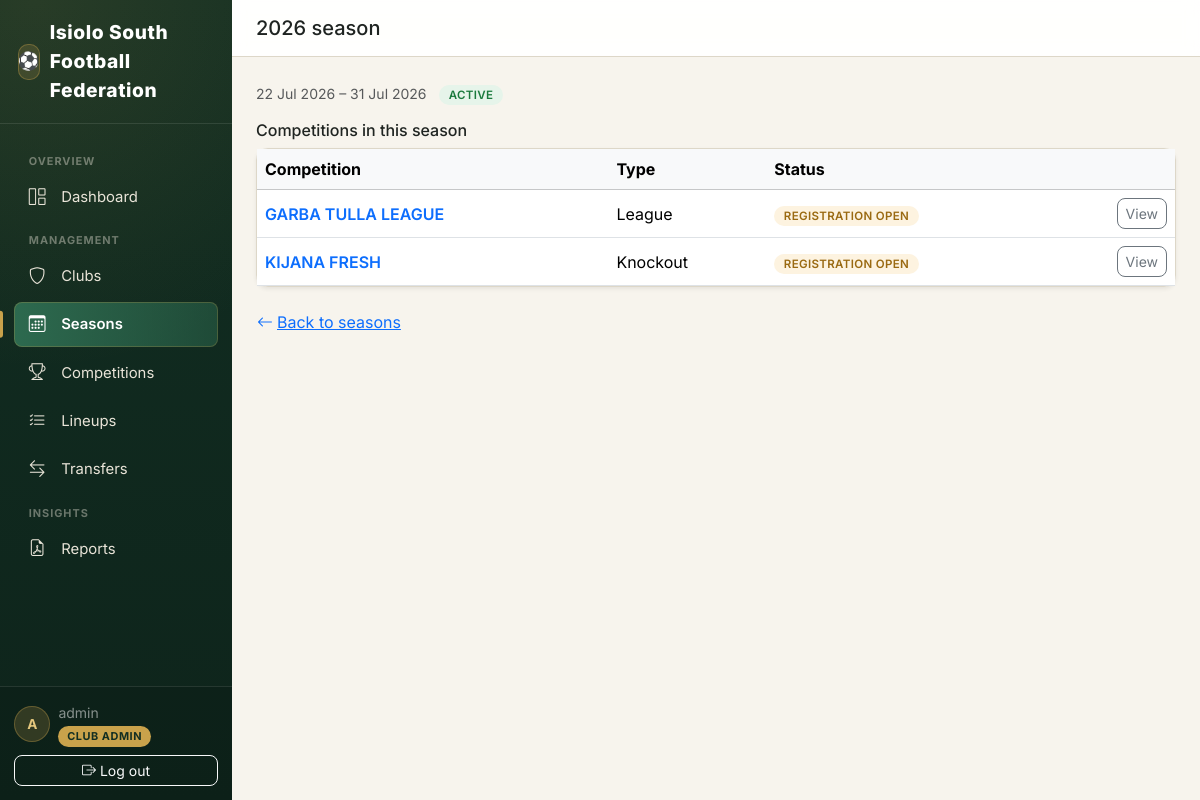
Page /seasons/1/ (signed in) on the committed database.
### accounts/models.py (models this page shows, shortened)
class CustomUser(AbstractUser):
    class Role(models.TextChoices):
        SUPER_ADMIN = "SUPER_ADMIN", "Super Admin"
        SUBCOUNTY_ADMIN = "SUBCOUNTY_ADMIN", "Sub-County Admin"
        CLUB_ADMIN = "CLUB_ADMIN", "Club Admin"
        REFEREE = "REFEREE", "Referee"
    role = models.CharField(
        max_length=20,
        choices=Role.choices,
        default=Role.CLUB_ADMIN,
        help_text="Determines what this user can see and do in FCMS.",
    )
    phone_number = models.CharField(max_length=20, blank=True)
    club = models.ForeignKey(
        "clubs.Club",
        on_delete=models.SET_NULL,
        null=True,
        blank=True,
        related_name="admins",
        help_text="Only set for Club Admin role.",
    )
    @property
    def is_super_admin(self):
        return self.role == self.Role.SUPER_ADMIN
    @property
    def is_subcounty_admin(self):
        return self.role == self.Role.SUBCOUNTY_ADMIN

### seasons/models.py (models this page shows, shortened)
class Season(models.Model):
    name = models.CharField(max_length=100, unique=True, help_text='e.g. "2026 Season"')
    start_date = models.DateField()
    end_date = models.DateField(null=True, blank=True)
    is_active = models.BooleanField(
        default=False,
        help_text="Only one season should be active at a time. Used as the default for new fixtures/dashboards.",
    )
    created_at = models.DateTimeField(auto_now_add=True)
    class Meta:
        ordering = ["-start_date"]

### competitions/models.py (models this page shows, shortened)
class Competition(models.Model):
    class CompetitionType(models.TextChoices):
        LEAGUE = "LEAGUE", "League"
        KNOCKOUT = "KNOCKOUT", "Knockout"
        GROUP_KNOCKOUT = "GROUP_KNOCKOUT", "Group + Knockout"
        FRIENDLY = "FRIENDLY", "Friendly"
    class Status(models.TextChoices):
        DRAFT = "DRAFT", "Draft"
        REGISTRATION = "REGISTRATION", "Registration Open"
        ONGOING = "ONGOING", "Ongoing"
        COMPLETED = "COMPLETED", "Completed"
    season = models.ForeignKey(Season, on_delete=models.CASCADE, related_name="competitions")
    name = models.CharField(max_length=150, help_text='e.g. "Garbatulla Sub-County League"')
    competition_type = models.CharField(max_length=20, choices=CompetitionType.choices)
    status = models.CharField(max_length=20, choices=Status.choices, default=Status.DRAFT)
    double_round_robin = models.BooleanField(
        default=False,
        help_text="League only: teams play each other twice (home & away) instead of once.",
    )
    points_win = models.PositiveSmallIntegerField(default=3)
    points_draw = models.PositiveSmallIntegerField(default=1)
    points_loss = models.PositiveSmallIntegerField(default=0)
    two_legged_ties = models.BooleanField(
        default=False, help_text="Knockout only: each tie is played home & away (aggregate score)."
    )
    extra_time_enabled = models.BooleanField(default=True, help_text="Knockout only.")
    penalties_enabled = models.BooleanField(
        default=True, help_text="Knockout only: penalty shootout if still level after extra time."
    )
    has_third_place_playoff = models.BooleanField(default=False, help_text="Knockout only.")
    teams_qualifying_per_group = models.PositiveSmallIntegerField(
        default=2,
        help_text="Group + Knockout only: how many teams from each group advance to the knockout stage.",
    )
    created_at = models.DateTimeField(auto_now_add=True)
    class Meta:
        ordering = ["-created_at"]
        unique_together = ("season", "name")

### seasons/views.py (the view)
# urls.py: path("<int:pk>/", views.season_detail, name="detail"),
@login_required
def season_detail(request, pk):
    season = get_object_or_404(Season, pk=pk)
    competitions = season.competitions.all()
    return render(request, "seasons/season_detail.html", {"season": season, "competitions": competitions})

### seasons/templates/seasons/season_detail.html (shortened to what this page needs)
{% extends "base.html" %}
{% block page_title %}{{ season.name }}{% endblock %}
{% block content %}
<div class="d-flex justify-content-between align-items-start mb-3">
    <div>
        <span class="text-muted small">{{ season.start_date|date:"d M Y" }} – {{ season.end_date|date:"d M Y"|default:"ongoing" }}</span>
        {% if season.is_active %}<span class="status-pill status-ACTIVE ms-2">Active</span>{% endif %}
    </div>
</div>
<div class="d-flex justify-content-between align-items-center mb-2">
    <h6 class="mb-0">Competitions in this season</h6>
</div>
{% if competitions %}
<div class="card shadow-sm">
    <table class="table table-hover align-middle mb-0">
        <thead class="table-light">
            <tr>
                <th>Competition</th>
                <th>Type</th>
                <th>Status</th>
                <th></th>
            </tr>
        </thead>
        <tbody>
        {% for comp in competitions %}
            <tr>
                <td><a href="{% url 'competitions:detail' comp.pk %}" class="text-decoration-none fw-semibold">{{ comp.name }}</a></td>
                <td>{{ comp.get_competition_type_display }}</td>
                <td><span class="status-pill status-{% if comp.status == 'ONGOING' %}ACTIVE{% elif comp.status == 'COMPLETED' %}INACTIVE{% else %}PENDING{% endif %}">{{ comp.get_status_display }}</span></td>
                <td class="text-end"><a href="{% url 'competitions:detail' comp.pk %}" class="btn btn-sm btn-outline-secondary">View</a></td>
            </tr>
        {% endfor %}
        </tbody>
    </table>
</div>
{% else %}
<div class="card shadow-sm p-4 text-center text-muted">
    No competitions in this season yet.
</div>
{% endif %}
<a href="{% url 'seasons:list' %}" class="btn btn-link mt-3 ps-0">
    <i class="bi bi-arrow-left me-1"></i>Back to seasons
</a>
{% endblock %}

### templates/base.html (shortened to what this page needs)
{% load static %}
<!DOCTYPE html>
<html lang="en">
<head>
    <link href="https://cdnjs.cloudflare.com/ajax/libs/bootstrap/5.3.3/css/bootstrap.min.css" rel="stylesheet">
    <link href="https://cdnjs.cloudflare.com/ajax/libs/bootstrap-icons/1.11.3/font/bootstrap-icons.min.css" rel="stylesheet">
</head>
<body>
<div class="d-flex" style="min-height: 100vh;">
    {% if user.is_authenticated %}
    <nav class="sidebar d-none d-lg-flex">
        <div class="brand">
            <span class="brand-badge">⚽</span> Isiolo South Football Federation
        </div>
        <div class="sidebar-scroll">
            <div class="nav-section-label">Overview</div>
            <ul class="nav nav-pills flex-column gap-1 mb-1">
                <li class="nav-item">
                    <a class="nav-link {% if request.resolver_match.app_name == 'dashboard' %}active{% endif %}" href="{% url 'dashboard:home' %}">
                        <i class="bi bi-grid-1x2 me-2"></i>Dashboard
                    </a>
                </li>
            </ul>
            <div class="nav-section-label">Management</div>
            <ul class="nav nav-pills flex-column gap-1 mb-1">
                <li class="nav-item">
                    <a class="nav-link {% if request.resolver_match.app_name == 'clubs' %}active{% endif %}" href="{% url 'clubs:list' %}">
                        <i class="bi bi-shield me-2"></i>Clubs
                    </a>
                </li>
                <li class="nav-item">
                    <a class="nav-link {% if request.resolver_match.app_name == 'seasons' %}active{% endif %}" href="{% url 'seasons:list' %}">
                        <i class="bi bi-calendar3 me-2"></i>Seasons
                    </a>
                </li>
                <li class="nav-item">
                    <a class="nav-link {% if request.resolver_match.app_name == 'competitions' %}active{% endif %}" href="{% url 'competitions:list' %}">
                        <i class="bi bi-trophy me-2"></i>Competitions
                    </a>
                </li>
                <li class="nav-item">
                    <a class="nav-link {% if request.resolver_match.app_name == 'lineups' %}active{% endif %}" href="{% url 'lineups:home' %}">
                        <i class="bi bi-list-check me-2"></i>Lineups
                    </a>
                </li>
                <li class="nav-item">
                    <a class="nav-link {% if request.resolver_match.app_name == 'transfers' %}active{% endif %}" href="{% url 'transfers:dashboard' %}">
                        <i class="bi bi-arrow-left-right me-2"></i>Transfers
                    </a>
                </li>
            </ul>
            <div class="nav-section-label">Insights</div>
            <ul class="nav nav-pills flex-column gap-1">
                <li class="nav-item">
                    <a class="nav-link {% if request.resolver_match.app_name == 'reports' %}active{% endif %}" href="{% url 'reports:home' %}">
                        <i class="bi bi-file-earmark-pdf me-2"></i>Reports
                    </a>
                </li>
            </ul>
        </div>
        <div class="sidebar-footer">
            <div class="d-flex align-items-center gap-2 mb-2">
                <div class="user-avatar">{{ user.get_full_name|default:user.username|slice:":1"|upper }}</div>
                <div style="min-width:0;">
                    <div class="small text-white-50 text-truncate">{{ user.get_full_name|default:user.username }}</div>
                    <span class="role-badge">{{ user.get_role_display }}</span>
                </div>
            </div>
            <form method="post" action="{% url 'accounts:logout' %}">
                <button class="btn btn-sm btn-outline-light w-100" type="submit">
                    <i class="bi bi-box-arrow-right me-1"></i>Log out
                </button>
            </form>
        </div>
    </nav>
    {% endif %}
    <main class="flex-grow-1 d-flex flex-column" style="min-width:0; height: 100vh; overflow-y: auto;" id="mainScroll">
        {% if user.is_authenticated %}
        <div class="top-bar px-3 px-lg-4 py-3" id="topBar">
            <div class="d-flex align-items-center gap-3">
                <h5 class="mb-0">{% block page_title %}{% endblock %}</h5>
            </div>
        </div>
        {% endif %}
        <div class="content-area flex-grow-1">
            {% block content %}{% endblock %}
        </div>
    </main>
</div>
</body>
</html>

### templates/base.html (style rules this page uses)
:root { --pitch-green: #1B4332; --pitch-green-dark: #122E22; --pitch-green-light: #2D6A4F; --line-white: #F7F4ED; --chalk: #E9E4D8; --gold: #C9A24B; --gold-light: #E4C77D; --card-border: #DDD7C8; --sidebar-width: 232px; }
html { scroll-behavior: smooth; }
* { scrollbar-width: thin; scrollbar-color: var(--card-border) transparent; }
body { background: var(--line-white); font-family: 'Inter', 'Segoe UI', system-ui, -apple-system, sans-serif; color: #1F2421; }
a { -webkit-tap-highlight-color: transparent; }
.sidebar { background: radial-gradient(circle at 15% 0%, rgba(201,162,75,0.12), transparent 45%), linear-gradient(180deg, var(--pitch-green-dark) 0%, #0E241B 100%); height: 100vh; color: var(--chalk); width: var(--sidebar-width); position: sticky; top: 0; flex-shrink: 0; display: flex; flex-direction: column; padding: 0 !important; overflow: hidden; }
.sidebar .brand { font-weight: 800; letter-spacing: 0.03em; font-size: 1.2rem; color: #fff; border-bottom: 1px solid rgba(255,255,255,0.1); display: flex; align-items: center; gap: 0.6rem; padding: 1.15rem 1.1rem; flex-shrink: 0; }
.sidebar .brand .brand-badge { width: 36px; height: 36px; border-radius: 10px; background: rgba(201,162,75,0.18); box-shadow: inset 0 0 0 1px rgba(201,162,75,0.35); display: flex; align-items: center; justify-content: center; font-size: 1.1rem; }
.sidebar-scroll { flex: 1 1 auto; overflow-y: auto; overflow-x: hidden; padding: 1rem 0.9rem; }
.nav-section-label { font-size: 0.68rem; font-weight: 700; letter-spacing: 0.09em; text-transform: uppercase; color: rgba(233,228,216,0.42); padding: 0.4rem 0.9rem 0.35rem; margin-top: 0.4rem; }
.sidebar .nav-link { color: var(--chalk); border-radius: 8px; padding: 0.6rem 0.9rem; font-size: 0.93rem; display: flex; align-items: center; gap: 0.15rem; position: relative; transition: background 0.15s ease, color 0.15s ease, padding-left 0.15s ease; }
.sidebar .nav-link i { font-size: 1.05rem; width: 22px; }
.sidebar .nav-link.active { background: linear-gradient(90deg, var(--pitch-green-light), rgba(45,106,79,0.5)); color: #fff; font-weight: 600; box-shadow: inset 0 0 0 1px rgba(201,162,75,0.25); }
.sidebar .nav-link.active::before { content: ""; position: absolute; left: -0.9rem; top: 50%; transform: translateY(-50%); width: 3px; height: 60%; background: var(--gold); border-radius: 0 3px 3px 0; }
.sidebar .role-badge { background: var(--gold); color: var(--pitch-green-dark); font-size: 0.68rem; font-weight: 700; letter-spacing: 0.05em; padding: 0.2rem 0.55rem; border-radius: 999px; text-transform: uppercase; }
.sidebar-footer { flex-shrink: 0; padding: 0.9rem; border-top: 1px solid rgba(255,255,255,0.1); background: rgba(0,0,0,0.12); }
.user-avatar { width: 36px; height: 36px; border-radius: 50%; background: rgba(201,162,75,0.2); color: var(--gold-light); display: flex; align-items: center; justify-content: center; font-weight: 700; font-size: 0.85rem; flex-shrink: 0; box-shadow: inset 0 0 0 1px rgba(201,162,75,0.35); }
.top-bar { border-bottom: 1px solid var(--card-border); background: rgba(255,255,255,0.92); backdrop-filter: saturate(180%) blur(8px); position: sticky; top: 0; z-index: 1030; transition: box-shadow 0.2s ease; }
.card { border: 1px solid var(--card-border); border-radius: 12px; transition: box-shadow 0.2s ease, transform 0.2s ease; }
.btn { border-radius: 8px; transition: transform 0.1s ease, box-shadow 0.15s ease; }
.status-pill { font-size: 0.72rem; font-weight: 600; padding: 0.18rem 0.6rem; border-radius: 999px; text-transform: uppercase; letter-spacing: 0.03em; }
.status-ACTIVE { background: #E6F4EA; color: #1B7A3D; }
.status-PENDING { background: #FDF3E0; color: #9A6A12; }
.content-area { padding: 1.5rem; }

### rows in the picture
CustomUser: get_full_name "A", get_full_name "admin", role "CLUB ADMIN"
Season: name "2026 season", start_date "22 Jul 2026", end_date "31 Jul 2026"
Competition: name "GARBA TULLA LEAGUE", competition_type "League", status "REGISTRATION OPEN"
Competition: name "KIJANA FRESH", competition_type "Knockout", status "REGISTRATION OPEN"
